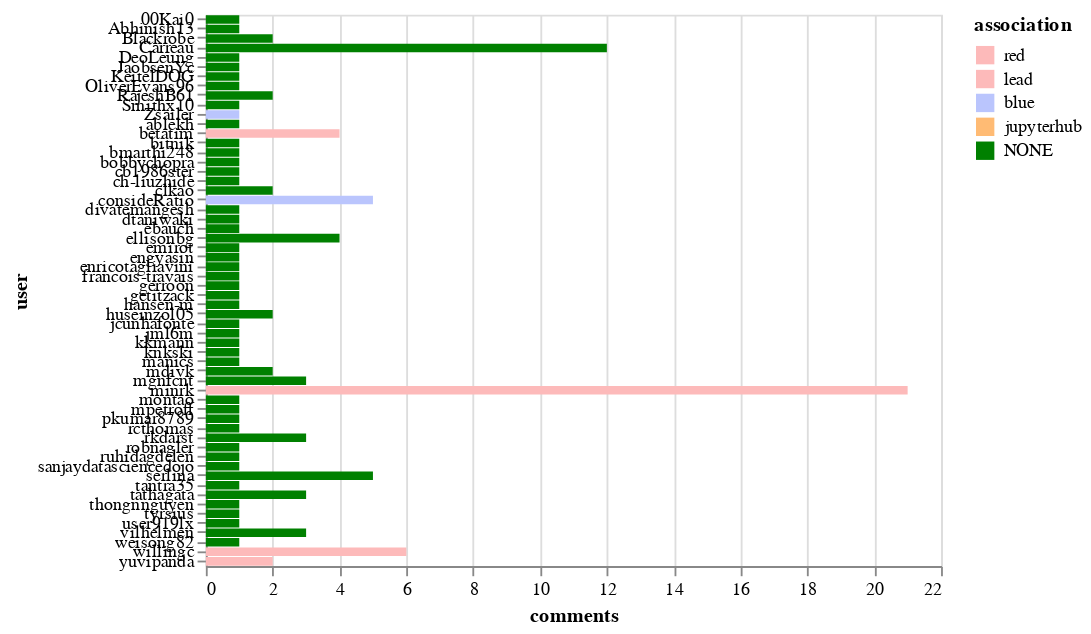

Here is the notebook cell this chart was saved with:
### Markdown cell above
## Top commenters

### Code cell
alt.Chart(top_commenters).mark_bar().encode(
    x='comments',
    y='user',
    color=alt.Color('association', sort=["CONTRIBUTOR", "MEMBER", "NONE"], scale=color_scale)
)

### Figure 1 — Vega-Lite specification as saved in the notebook (floating-point values rounded to 4 significant figures)
{"$schema": "https://vega.github.io/schema/vega-lite/v2.6.0.json", "config": {"view": {"height": 300, "width": 400}}, "data": {"name": "data-b0347c3aef6f2d8cb904eb2025f87b78"}, "datasets": {"data-b0347c3aef6f2d8cb904eb2025f87b78": [{"association": "lead", "comments": 21, "user": "minrk"}, {"association": "NONE", "comments": 12, "user": "Carreau"}, {"association": "red", "comments": 6, "user": "willingc"}, {"association": "NONE", "comments": 5, "user": "serlina"}, {"association": "blue", "comments": 5, "user": "consideRatio"}, {"association": "red", "comments": 4, "user": "betatim"}, {"association": "NONE", "comments": 4, "user": "ellisonbg"}, {"association": "NONE", "comments": 3, "user": "vilhelmen"}, {"association": "NONE", "comments": 3, "user": "mgnfcnt"}, {"association": "NONE", "comments": 3, "user": "tathagata"}, {"association": "NONE", "comments": 3, "user": "rkdarst"}, {"association": "red", "comments": 2, "user": "yuvipanda"}, {"association": "NONE", "comments": 2, "user": "huseinzol05"}, {"association": "NONE", "comments": 2, "user": "mdivk"}, {"association": "NONE", "comments": 2, "user": "clkao"}, {"association": "NONE", "comments": 2, "user": "RajeshB61"}, {"association": "NONE", "comments": 2, "user": "Blackrobe"}, {"association": "NONE", "comments": 1, "user": "ch-liuzhide"}, {"association": "NONE", "comments": 1, "user": "bobbychopra"}, {"association": "NONE", "comments": 1, "user": "divatemangesh"}, {"association": "NONE", "comments": 1, "user": "dtaniwaki"}, {"association": "NONE", "comments": 1, "user": "cb1986ster"}, {"association": "NONE", "comments": 1, "user": "ablekh"}, {"association": "NONE", "comments": 1, "user": "bmarthi248"}, {"association": "NONE", "comments": 1, "user": "bitnik"}, {"association": "blue", "comments": 1, "user": "Zsailer"}, {"association": "NONE", "comments": 1, "user": "Smithx10"}, {"association": "NONE", "comments": 1, "user": "OliverEvans96"}, {"association": "NONE", "comments": 1, "user": "KeitelDOG"}, {"association": "NONE", "comments": 1, "user": "JaobsenYc"}, {"association": "NONE", "comments": 1, "user": "DeoLeung"}, {"association": "NONE", "comments": 1, "user": "Abhinish13"}, {"association": "NONE", "comments": 1, "user": "ebauch"}, {"association": "NONE", "comments": 1, "user": "gerroon"}, {"association": "NONE", "comments": 1, "user": "emirot"}, {"association": "NONE", "comments": 1, "user": "engyasin"}, {"association": "NONE", "comments": 1, "user": "weisong82"}, {"association": "NONE", "comments": 1, "user": "user919lx"}, {"association": "NONE", "comments": 1, "user": "tyrsius"}, {"association": "NONE", "comments": 1, "user": "thongnnguyen"}, {"association": "NONE", "comments": 1, "user": "tantra35"}, {"association": "NONE", "comments": 1, "user": "sanjaydatasciencedojo"}, {"association": "NONE", "comments": 1, "user": "ruhidagdelen"}, {"association": "NONE", "comments": 1, "user": "robnagler"}, {"association": "NONE", "comments": 1, "user": "rcthomas"}, {"association": "NONE", "comments": 1, "user": "pkumar8789"}, {"association": "NONE", "comments": 1, "user": "mpetroff"}, {"association": "NONE", "comments": 1, "user": "montao"}, {"association": "NONE", "comments": 1, "user": "manics"}, {"association": "NONE", "comments": 1, "user": "knkski"}, {"association": "NONE", "comments": 1, "user": "kkmann"}, {"association": "NONE", "comments": 1, "user": "jml6m"}, {"association": "NONE", "comments": 1, "user": "jcunhafonte"}, {"association": "NONE", "comments": 1, "user": "hansen-m"}, {"association": "NONE", "comments": 1, "user": "getitzack"}, {"association": "NONE", "comments": 1, "user": "francois-travais"}, {"association": "NONE", "comments": 1, "user": "enricotagliavini"}, {"association": "NONE", "comments": 1, "user": "00Kai0"}]}, "encoding": {"color": {"field": "association", "scale": {"domain": ["red", "lead", "blue", "jupyterhub", "NONE"], "range": ["#fdbaba", "#fdbaba", "#bac5fd", "#ffbb74", "green"]}, "sort": ["CONTRIBUTOR", "MEMBER", "NONE"], "type": "nominal"}, "x": {"field": "comments", "type": "quantitative"}, "y": {"field": "user", "type": "nominal"}}, "mark": "bar"}
